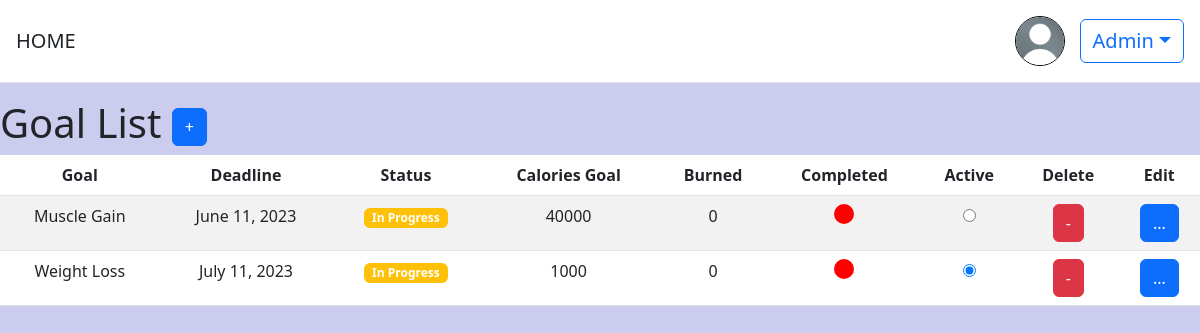
Page /obiettivi/lista/ (signed in) on the earlier database version.
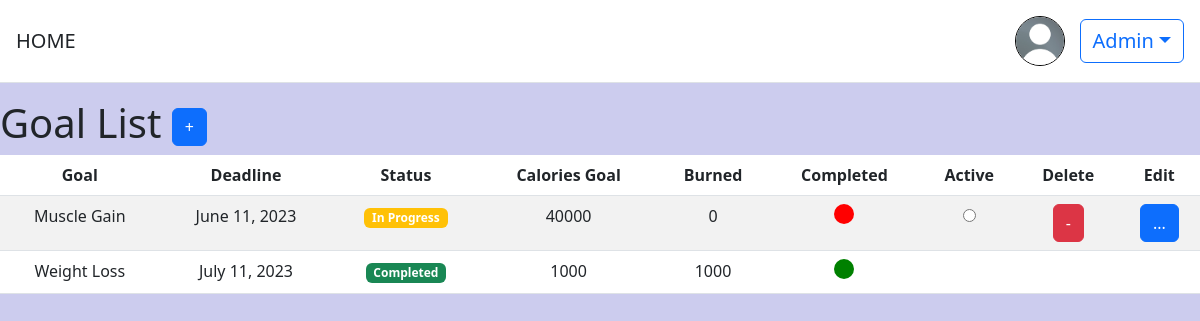
Same page on the later database version.
### obiettivi/models.py (models this page shows, shortened)
class GoalModel(models.Model):
    GOAL_CHOICES = (
        ('Weight Loss', 'Weight Loss'),
        ('Muscle Gain', 'Muscle Gain'),
        ('Fitness Improvement', 'Fitness Improvement'),
    )
    STATUS_CHOICES = (
        ('V', 'In Corso'),
        ('S', 'Scaduto'),
    )
    TEMP_CHOICES = (
        (1, '1 day'),
        (7, '1 week'),
        (30, '1 month'),
        (90, '3 months'),
    )
    def is_deadline_expired(self):
        today = date.today()
        if self.deadline < today:
            return True
        else:
            return False
    deadline = models.DateField(blank=True, null=True)
    status = models.CharField(max_length=1, choices=STATUS_CHOICES, default='V')
    tempistica = models.IntegerField(choices=TEMP_CHOICES, default=30)
    utente = models.ForeignKey(settings.AUTH_USER_MODEL, on_delete=models.CASCADE)
    goal_type = models.CharField(max_length=20, choices=GOAL_CHOICES)
    data_creazione = models.DateField(default=timezone.now)
    descrizione = models.TextField(max_length=255, blank=True, null=True)
    CaloriesGoal = models.IntegerField(default=0, blank=False, null=False)
    is_selected = models.BooleanField(default=False)
    is_completed = models.BooleanField(default=False)
    cal = models.IntegerField(default=0)

### obiettivi/views.py (the view, shortened to what this page needs)
# urls.py: path('lista/', views.listaobiettivi, name='listaobiettivi'),
@login_required
def listaobiettivi(request):
    goals = GoalModel.objects.filter(utente=request.user)
    return render(request, 'goals.html', {'goals': goals})

### templates/goals.html (shortened to what this page needs)
{% extends "base.html" %}
{% block content %}
  <div>
    <h1>
      Goal List
      <a href="{% url 'create_goal' %}" class="btn btn-primary"> + </a>
    </h1>
  </div>
<form id="goalSelectionForm" method="POST" action="{% url 'update_goal_selection' %}">
 <div class="table-responsive" >
  <table class="table table-striped">
    <thead>
      <tr>
        <th>Goal</th>
        <th>Deadline</th>
        <th>Status</th>
        <th>Calories Goal</th>
        <th>Burned</th>
        <th>Completed</th>
        <th>Active</th>
        <th>Delete</th>
        <th>Edit</th>
      </tr>
    </thead>
    <tbody>
      {% for goal in goals %}
        <tr>
          <td>{{ goal.goal_type }}</td>
          <td>{{ goal.deadline }}</td>
          <td>
            {% if goal.is_completed %}
              <span class="badge bg-success">Completed</span>
            {% else %}
             {% if goal.is_deadline_expired %}
              <span class="badge bg-danger">Expired</span>
             {% else %}
              <span class="badge bg-warning">In Progress</span>
            {% endif %}
           {% endif %}
          </td>
          <td>
            {{ goal.CaloriesGoal }}
          </td>
          <td>
            {{ goal.cal }}
          <td>
            {% if goal.is_completed %}
            <div style="width: 20px;height: 20px;border-radius: 50%;display: inline-block; background-color:green"></div>
            {% else %}
            <div style="width: 20px;height: 20px;border-radius: 50%;display: inline-block;background-color: red;"></div>
            {% endif %}
          </td>
        {% if not goal.is_completed and not goal.is_deadline_expired %}
         <td >
         <input type="radio" name="selected_goal" value="{{ goal.pk }}" onchange="this.form.submit()"
          {% if goal.is_selected %} checked {% endif %}>
         </td>
          <td>
            <a href="{% url 'delete_goal' goal.pk %}" class="btn btn-danger">-</a>
          </td>
          <td>
            <a href="{% url 'edit' goal.pk %}" class="btn btn-primary">...</a>
          </td>
          {% else %}
          <td>&nbsp</td>
          <td>&nbsp</td>
          <td>&nbsp</td>
          {% endif %}
        </tr>
      {% empty %}
        <tr>
          <td colspan="10">No goals scored</td>
        </tr>
      {% endfor %}
    </tbody>
  </table>
  </div>
</form>
{% endblock content %}

Differences in the rows shown:
changed GoalModel "Weight Loss": cal "0" → "1000"; is_selected "☑" → (not shown); is_completed "In Progress - ..." → "Completed"
